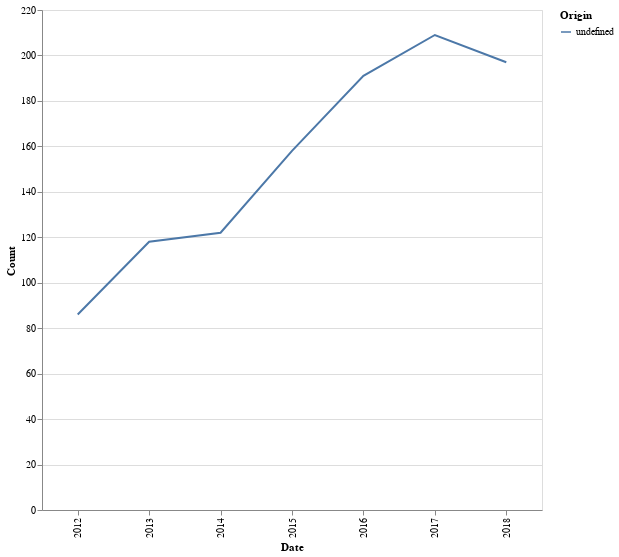

Notebook source saved alongside this figure:
### Code cell
Dataframe |>
@vlplot(
    :line,
    x=:Date,
    y=:Count,
    color=:Origin,
    width=500,
    height=500
)

### Figure 1 — Vega-Lite specification as saved in the notebook (floating-point values rounded to 4 significant figures)
{"data": {"values": [{"Count": 191, "Date": "2016"}, {"Count": 118, "Date": "2013"}, {"Count": 122, "Date": "2014"}, {"Count": 86, "Date": "2012"}, {"Count": 209, "Date": "2017"}, {"Count": 158, "Date": "2015"}, {"Count": 197, "Date": "2018"}]}, "encoding": {"color": {"field": "Origin"}, "x": {"field": "Date", "type": "nominal"}, "y": {"field": "Count", "type": "quantitative"}}, "height": 500, "mark": "line", "width": 500}
